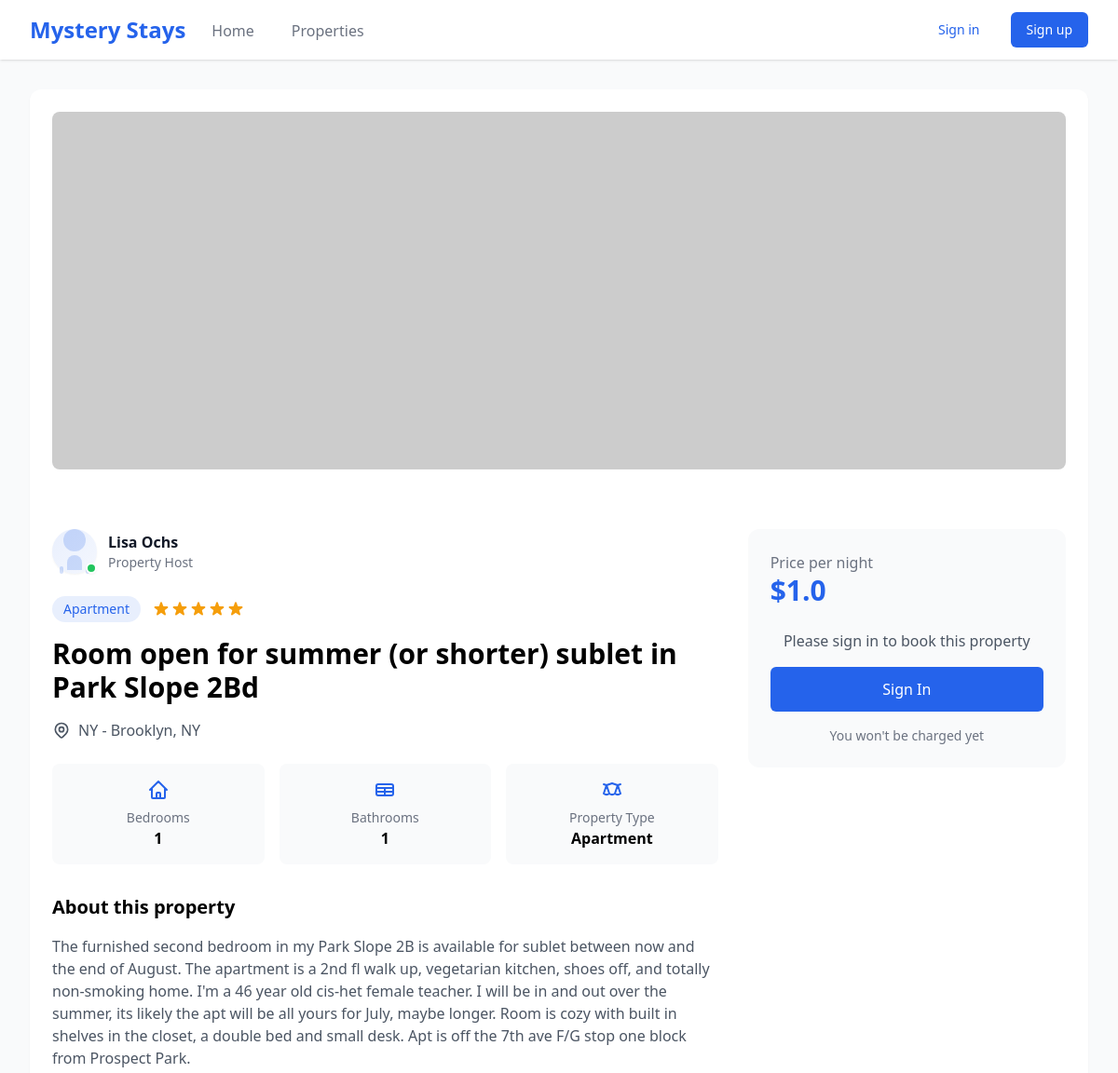
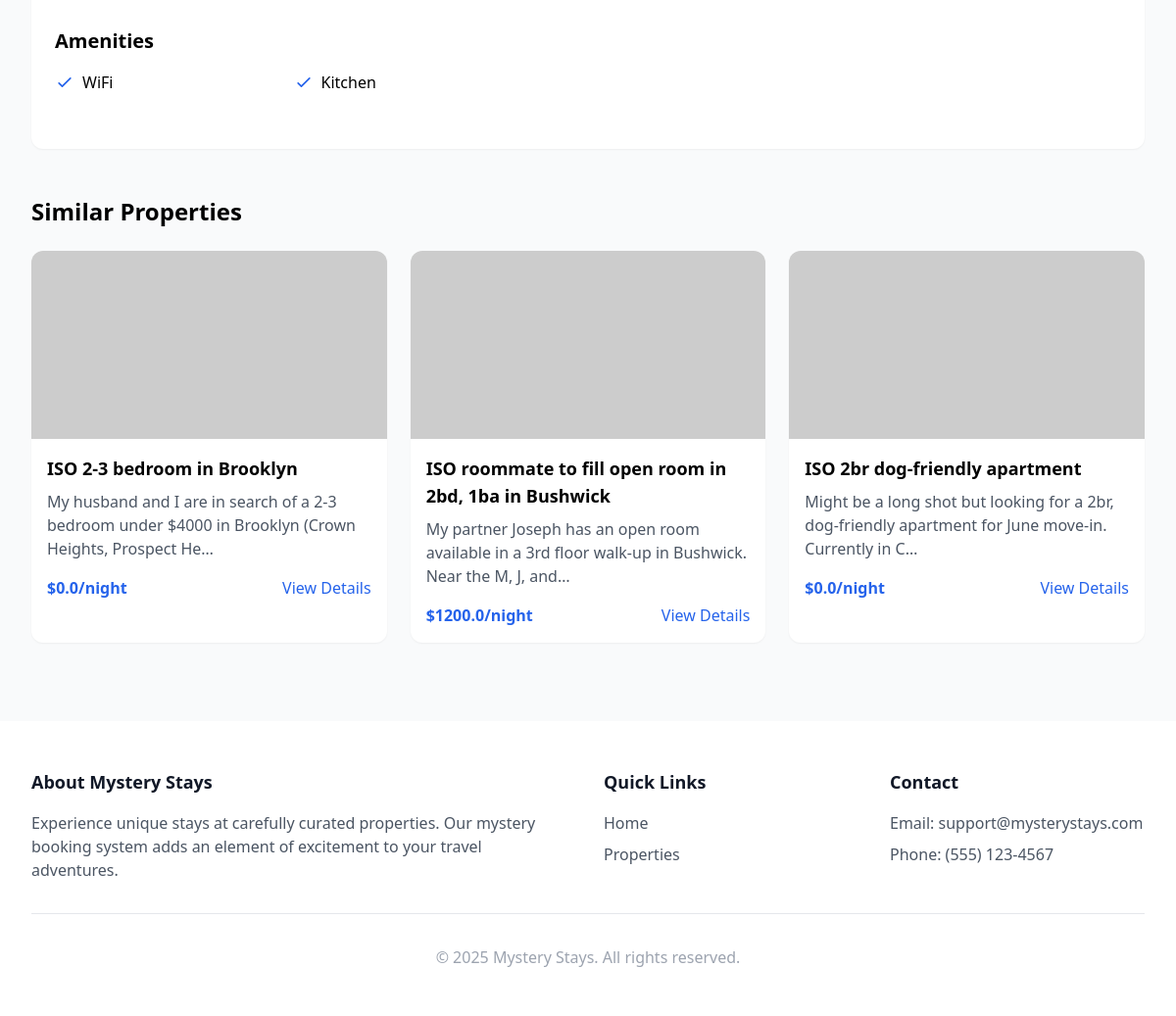
Screenshot of /properties/35/ with the database file from the repository (2 pictures, top to bottom).
### listings/models.py (models this page shows, shortened)
class Property(models.Model):
    PROPERTY_TYPE_CHOICES = (
        ('APARTMENT', 'Apartment'),
        ('HOUSE', 'House'),
        ('CONDO', 'Condo'),
        ('TOWNHOUSE', 'Townhouse'),
    )
    SOURCE_CHOICES = (
        ('AIRBNB', 'Airbnb'),
        ('OTHER', 'Other'),
    )
    listing_id = models.CharField(max_length=50, unique=True, blank=True, null=True)  # Added for scraper
    title = models.CharField(max_length=255)
    description = models.TextField(blank=True, null=True)
    landlord = models.ForeignKey(Landlord, on_delete=models.SET_NULL, null=True, blank=True)
    location = models.ForeignKey(Location, on_delete=models.CASCADE)
    property_type = models.CharField(max_length=50, choices=PROPERTY_TYPE_CHOICES, default='APARTMENT')
    bedrooms = models.PositiveIntegerField(default=1)
    bathrooms = models.PositiveIntegerField(default=1)
    rent_amount = models.FloatField()
    rating = models.FloatField(blank=True, null=True)
    is_available = models.BooleanField(default=True)
    source = models.CharField(max_length=50, choices=SOURCE_CHOICES, default='AIRBNB')
    voucher_types = models.ManyToManyField(VoucherType, blank=True)
    date_posted = models.DateTimeField(auto_now_add=True)
    created_at = models.DateTimeField(auto_now_add=True)
    updated_at = models.DateTimeField(auto_now=True)
    is_outdated = models.BooleanField(default=False)

class Landlord(models.Model):
    name = models.CharField(max_length=100)
    email = models.EmailField(blank=True, null=True)
    phone = models.CharField(max_length=20, blank=True, null=True)
    voucher_friendly = models.BooleanField(default=False)
    created_at = models.DateTimeField(auto_now_add=True)
    updated_at = models.DateTimeField(auto_now=True)

class Location(models.Model):
    address = models.CharField(max_length=255, blank=True, null=True)
    city = models.CharField(max_length=100)
    state = models.CharField(max_length=100)
    country = models.CharField(max_length=100)
    zip_code = models.CharField(max_length=20, blank=True, null=True)

class PropertyAmenity(models.Model):
    property = models.ForeignKey(Property, on_delete=models.CASCADE, related_name='property_amenities')
    amenity = models.ForeignKey(Amenity, on_delete=models.CASCADE)
    created_at = models.DateTimeField(auto_now_add=True)
    updated_at = models.DateTimeField(auto_now=True)

class Amenity(models.Model):
    name = models.CharField(max_length=100)

### listings/views.py (the view)
# urls.py: path('properties/<int:pk>/', property_detail, name='property_detail'),
def property_detail(request, pk):
    property = get_object_or_404(Property, pk=pk)
    similar_properties = Property.objects.filter(
        location=property.location,
        is_available=True
    ).exclude(pk=property.pk)[:3]
    return render(request, 'listings/property_detail.html', {
        'property': property,
        'similar_properties': similar_properties
    })

### listings/templates/listings/property_detail.html (shortened to what this page needs)
{% extends "listings/base.html" %}
{% block page_content %}
<div class="bg-white rounded-xl shadow-sm overflow-hidden">
    <div class="relative">
        <div class="grid grid-cols-1 md:grid-cols-2 gap-4 p-6">
            <div class="md:col-span-2 h-96">
                <img id="mainImage" src="{{ property.images.first.image_url|default:'https://via.placeholder.com/800x600' }}" alt="{{ property.title }}" class="w-full h-full object-cover rounded-lg">
            </div>
        </div>
    </div>
    <div class="grid grid-cols-1 lg:grid-cols-3 gap-8 p-6">
        <div class="lg:col-span-2">
            <div class="flex items-center gap-3 mb-6">
                <div class="relative">
                    <div class="w-12 h-12 rounded-full bg-gradient-to-br from-primary/10 to-primary/5 flex items-center justify-center shadow-sm">
                        <div class="relative">
                            <div class="w-6 h-6 rounded-full bg-primary/20 mx-auto"></div>
                            <div class="w-4 h-4 bg-primary/20 rounded-t-full mx-auto mt-1"></div>
                            <div class="flex justify-between w-8 mx-auto -mt-1">
                                <div class="w-1 h-2 bg-primary/20 rounded-full"></div>
                            </div>
                        </div>
                    </div>
                    <div class="absolute bottom-0 right-0 w-3 h-3 bg-green-500 rounded-full border-2 border-white shadow-sm"></div>
                </div>
                <div>
                    <h3 class="font-semibold text-gray-900">{{ property.landlord.name }}</h3>
                    <p class="text-sm text-gray-500">Property Host</p>
                </div>
            </div>
            <div class="flex flex-wrap items-center gap-3 mb-4">
                <span class="bg-primary bg-opacity-10 text-primary py-1 px-3 rounded-full text-sm font-medium">
                    {{ property.get_property_type_display }}
                </span>
                <div class="flex items-center text-amber-500">
                </div>
            </div>
            <h1 class="text-3xl font-bold mb-4">{{ property.title }}</h1>
            <div class="flex items-center text-gray-600 mb-6">
                {{ property.location.city }}, {{ property.location.state }}
            </div>
            <div class="grid grid-cols-3 gap-4 mb-8">
                <div class="text-center p-4 bg-gray-50 rounded-lg">
                    <span class="block text-sm text-gray-500">Bedrooms</span>
                    <span class="block font-semibold">{{ property.bedrooms }}</span>
                </div>
                <div class="text-center p-4 bg-gray-50 rounded-lg">
                    <svg class="w-6 h-6 text-primary mx-auto mb-2" fill="none" stroke="currentColor" viewBox="0 0 24 24">
                        <path stroke-linecap="round" stroke-linejoin="round" stroke-width="2" d="M3 10h18M3 14h18m-9-4v8m-7 0h14a2 2 0 002-2V8a2 2 0 00-2-2H5a2 2 0 00-2 2v8a2 2 0 002 2z"></path>
                    </svg>
                    <span class="block text-sm text-gray-500">Bathrooms</span>
                    <span class="block font-semibold">{{ property.bathrooms }}</span>
                </div>
                <div class="text-center p-4 bg-gray-50 rounded-lg">
                    <span class="block text-sm text-gray-500">Property Type</span>
                    <span class="block font-semibold">{{ property.get_property_type_display }}</span>
                </div>
            </div>
            <div class="prose max-w-none mb-8">
                <h2 class="text-xl font-semibold mb-4">About this property</h2>
                <p class="text-gray-600">{{ property.description }}</p>
            </div>
            {% if property.property_amenities.exists %}
                <div class="mb-8">
                    <h2 class="text-xl font-semibold mb-4">Amenities</h2>
                    <div class="grid grid-cols-2 md:grid-cols-3 gap-4">
                        {% for amenity in property.property_amenities.all %}
                            <div class="flex items-center">
                                <svg class="w-5 h-5 text-primary mr-2" fill="none" stroke="currentColor" viewBox="0 0 24 24">
                                    <path stroke-linecap="round" stroke-linejoin="round" stroke-width="2" d="M5 13l4 4L19 7"></path>
                                </svg>
                                <span>{{ amenity.amenity.name }}</span>
                            </div>
                        {% endfor %}
                    </div>
                </div>
            {% endif %}
        </div>
        <div class="lg:col-span-1">
            <div class="bg-gray-50 p-6 rounded-xl sticky top-8">
                <div class="mb-6">
                    <span class="block text-gray-500">Price per night</span>
                    <span class="text-3xl font-bold text-primary">${{ property.rent_amount }}</span>
                </div>
                {% if user.is_authenticated %}
                    <form hx-post="{% url 'book_property' property.pk %}" hx-target="#booking-response" class="space-y-4">
                        {% csrf_token %}
                        <div>
                            <label for="dates" class="block text-sm font-medium text-gray-700 mb-1">Select Dates</label>
                            <input type="text" id="dates" name="dates" required placeholder="Check-in — Check-out" class="w-full rounded-md border-gray-300 focus:border-primary focus:ring focus:ring-primary focus:ring-opacity-50">
                        </div>
                        <div>
                            <label for="guests" class="block text-sm font-medium text-gray-700 mb-1">Number of Guests</label>
                            <select id="guests" name="guests" required class="w-full rounded-md border-gray-300 focus:border-primary focus:ring focus:ring-primary focus:ring-opacity-50">
                                {% for i in "123456"|make_list %}
                                    <option value="{{ i }}">{{ i }} guest{{ i|pluralize }}</option>
                                {% endfor %}
                            </select>
                        </div>
                        <button type="submit" class="w-full bg-primary text-white py-3 rounded-md hover:bg-primary-dark transition-colors">
                            Book Now
                        </button>
                    </form>
                    <div id="booking-response" class="mt-4"></div>
                {% else %}
                    <div class="text-center">
                        <p class="text-gray-600 mb-4">Please sign in to book this property</p>
                        <a href="{% url 'login' %}?next={{ request.path }}" class="w-full bg-primary text-white py-3 rounded-md hover:bg-primary-dark transition-colors inline-block">
                            Sign In
                        </a>
                    </div>
                {% endif %}
                <p class="text-sm text-gray-500 text-center mt-4">
                    You won't be charged yet
                </p>
            </div>
        </div>
    </div>
</div>
{% if similar_properties %}
    <section class="mt-12">
        <h2 class="text-2xl font-bold mb-6">Similar Properties</h2>
        <div class="grid grid-cols-1 md:grid-cols-3 gap-6">
            {% for similar in similar_properties %}
                <div class="bg-white rounded-xl overflow-hidden shadow-sm hover:shadow-md transition-shadow">
                    <img src="{{ similar.images.first.image_url|default:'https://via.placeholder.com/300x200' }}" alt="{{ similar.title }}" class="w-full h-48 object-cover">
                    <div class="p-4">
                        <h3 class="text-lg font-semibold mb-2">{{ similar.title }}</h3>
                        <p class="text-gray-600 mb-4">{{ similar.description|truncatechars:100 }}</p>
                        <div class="flex items-center justify-between">
                            <span class="text-primary font-bold">${{ similar.rent_amount }}/night</span>
                            <a href="{% url 'property_detail' similar.pk %}" class="text-primary hover:text-primary-dark">View Details</a>
                        </div>
                    </div>
                </div>
            {% endfor %}
        </div>
    </section>
{% endif %}
{% endblock %}

### rows the page displays
Property: landlord.name "Lisa Ochs", property_type "Apartment", rating 5 (drawn), title "Room open for summer (or shorter) sublet in Park Slope 2Bd", location.city "NY - Brooklyn", location.state "NY", bedrooms "1", bathrooms "1", description "The furnished second bedroom in my Park Slope 2B is available for sublet between now and the end of August. The apartment is a 2nd fl walk up, vegetarian kitchen, shoes off, and totally non-smoking home. I'm a 46 year old cis-het female teacher. I will be in and out over the summer, its likely the apt will be all yours for July, maybe longer. Room is cozy with built in shelves in the closet, a double bed and small desk. Apt is off the 7th ave F/G stop one block from Prospect Park.", rent_amount "1.0"
PropertyAmenity: amenity.name "WiFi"
PropertyAmenity: amenity.name "Kitchen"
Property: title "ISO 2-3 bedroom in Brooklyn", description "My husband and I are in search of a 2-3 bedroom under $4000 in Brooklyn (Crown Heights, Prospect He…", rent_amount "0.0"
Property: title "ISO roommate to fill open room in 2bd, 1ba in Bushwick", description "My partner Joseph has an open room available in a 3rd floor walk-up in Bushwick. Near the M, J, and…", rent_amount "1200.0"
Property: title "ISO 2br dog-friendly apartment", description "Might be a long shot but looking for a 2br, dog-friendly apartment for June move-in. Currently in C…", rent_amount "0.0"
